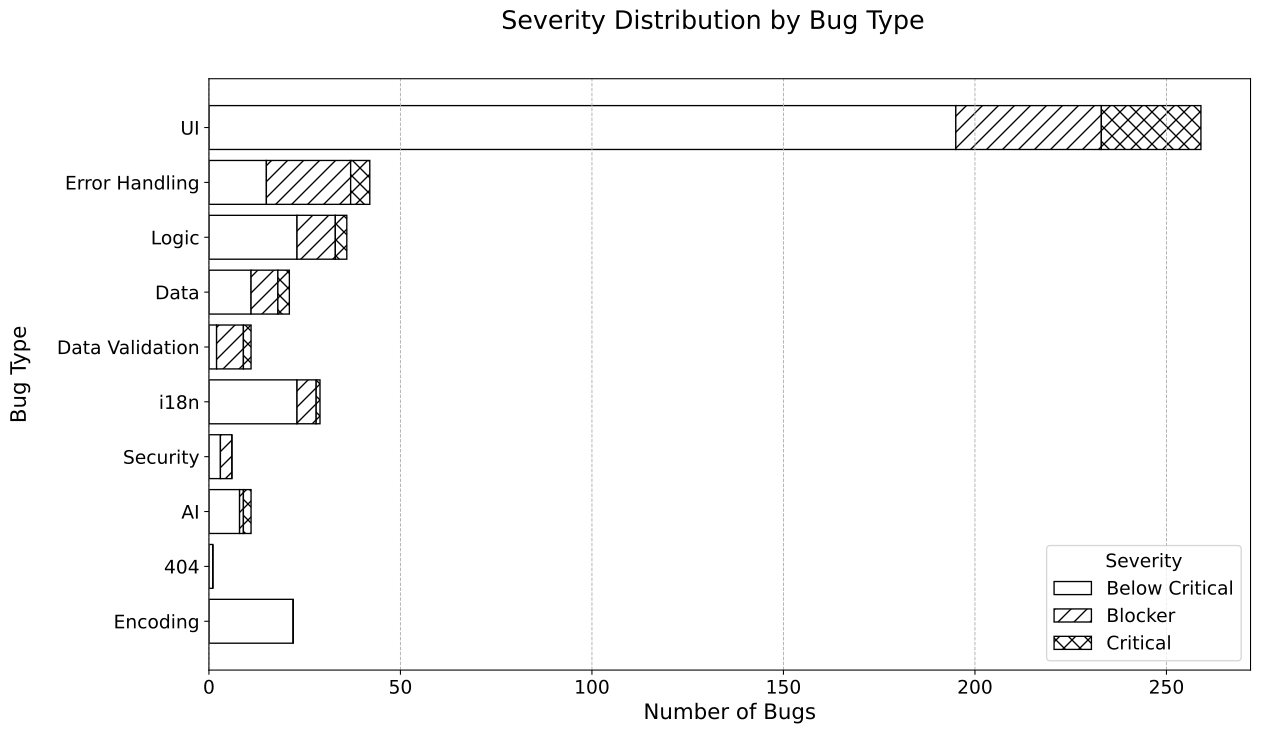

Reproduce this figure in Python.
import pandas as pd
import numpy as np
import matplotlib.pyplot as plt

# Load the CSV file
file_path = "Bugs.csv"  # Change to the correct file path
df = pd.read_csv(file_path)

# Convert Date column to datetime
df["Date"] = pd.to_datetime(df["Date"], format="%d.%m.%Y")

# Fill missing values
df["Subtype"] = df["Subtype"].fillna("Unknown")
df["Severity"] = df["Severity"].fillna("Unknown")

# Rename "Unknown" to "Below Critical"
df["Severity"] = df["Severity"].replace("Unknown", "Below Critical")

# Create severity distribution by bug type
severity_counts = df.groupby(["Type of Bug", "Severity"]).size().unstack().fillna(0)

# Compute sorting priority:
# - Sort first by total (Blocker + Critical) count (descending)
# - If equal, sort by number of Blocker bugs (descending)
severity_counts["Severe Total"] = severity_counts.get("Blocker", 0) + severity_counts.get("Critical", 0)
severity_counts["Blocker Count"] = severity_counts.get("Blocker", 0)
severity_counts = severity_counts.sort_values(by=["Severe Total", "Blocker Count"], ascending=[False, False])
severity_counts = severity_counts.drop(columns=["Severe Total", "Blocker Count"])

# Reverse order for better visualization
severity_counts = severity_counts.iloc[::-1]

# Define distinct hatch patterns
hatch_patterns = {
    "Below Critical": "",  # Empty
    "Critical": "XX",  # Double cross for critical
    "Blocker": "//",  # Single hatch for blocker
    "High": "xxxx",
    "Medium": "--",
    "Low": "\\\\\\",
}

# Plot severity distribution
fig, ax = plt.subplots(figsize=(14, 8))

# Plot each severity level with distinct shading
bottom_values = np.zeros(len(severity_counts))
for column in severity_counts.columns:
    hatch_style = hatch_patterns.get(column, "||")  # Default for unknown labels
    bars = ax.barh(
        severity_counts.index,
        severity_counts[column],
        left=bottom_values,
        label=column,
        color="white",
        edgecolor="black",
        hatch=hatch_style,
    )
    bottom_values += severity_counts[column].values

# Formatting
ax.set_xlabel("Number of Bugs", fontsize=16)
ax.set_ylabel("Bug Type", fontsize=16, labelpad=20)  # Ensure it is not cut off
# Add a centered title at the figure level
plt.suptitle(
    "Severity Distribution by Bug Type",
    y=0.97,  # bring title closer to the figure
    fontsize=19
)
ax.legend(title="Severity", fontsize=14, title_fontsize=14)
ax.tick_params(axis="both", labelsize=14)

# Remove horizontal grid lines and add vertical ones
ax.grid(axis="y", linestyle="", linewidth=0)
ax.grid(axis="x", linestyle="--", linewidth=0.7)

# Save the figure as an SVG file
svg_path = "severity_distribution.svg"  # Change the path if needed
plt.savefig(svg_path, format="svg", bbox_inches="tight")

print(f"Graph saved as: {svg_path}")
